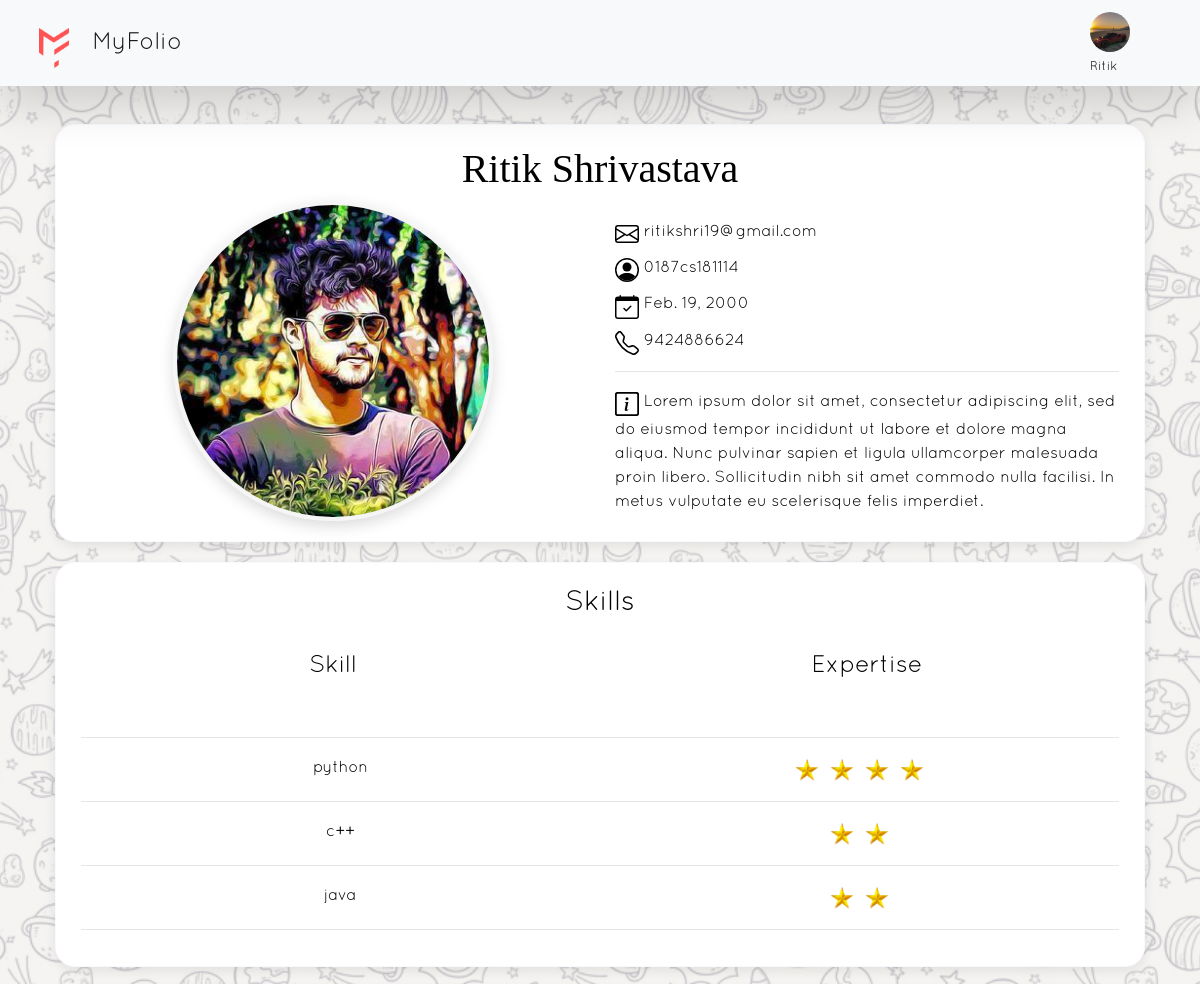
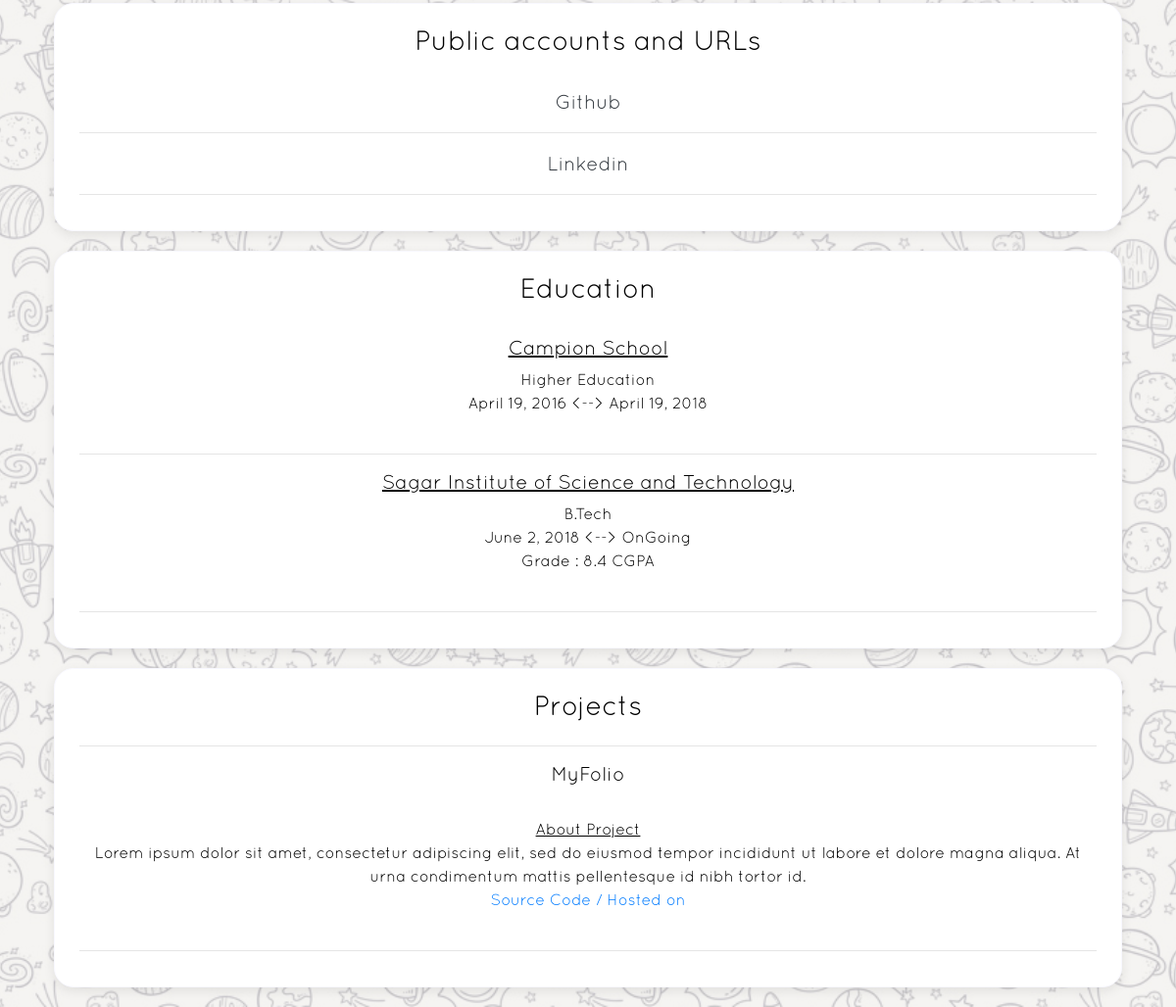
Screenshot of /profile/0187cs181114/ (signed in) with the database file from the repository (2 pictures, top to bottom).
### main_app/models.py (models this page shows)
class UserCompleteProfile(models.Model):
    user = models.ForeignKey(User, on_delete=models.CASCADE)
    dob = models.DateField(blank=True, null=True)
    profile_picture = models.ImageField(blank=True, null=True, upload_to='images/profile_pictures/')
    about = models.TextField(blank=True, null=True)
    phone_no = models.CharField(max_length=10, blank=True, null=True)

class UserSkills(models.Model):
    skill_user_id = models.AutoField(primary_key=True)
    CHOICES = (("1", 'Novice'), ('11', 'Moderate'), ('111', 'Proficient'), ('1111', 'Expert'),
               )
    user = models.ForeignKey(User, on_delete=models.CASCADE)
    skill = models.ForeignKey(Skill, on_delete=models.CASCADE)
    expertise = models.CharField(default="1", max_length=4, choices=CHOICES)

class Skill(models.Model):
    skill_id = models.AutoField(primary_key=True)
    skill_name = models.CharField(max_length=40, blank=False, null=False)
    def __str__(self):
        return self.skill_name

class Link(models.Model):
    link_id = models.AutoField(primary_key=True)
    user = models.ForeignKey(User, on_delete=models.CASCADE)
    name = models.CharField(max_length=20, blank=False, null=False)
    link = models.URLField(blank=False, null=False)

class Education(models.Model):
    edu_id = models.AutoField(primary_key=True)
    user = models.ForeignKey(User, on_delete=models.CASCADE)
    school_name = models.CharField(max_length=50, blank=False, null=False)
    degree = models.CharField(max_length=50, blank=False, null=False)
    start_year = models.DateField(blank=False, null=False)
    end_year = models.DateField(blank=True, null=True)
    grade = models.CharField(max_length=10, blank=True, null=True)

class Project(models.Model):
    project_id = models.AutoField(primary_key=True)
    user = models.ForeignKey(User, on_delete=models.CASCADE)
    project_name = models.CharField(max_length=100)
    project_desc = models.TextField()
    project_link = models.URLField(blank=True, null=True)

### main_app/views.py (the view)
# urls.py: path('profile/<slug:name>/', views.public_profile, name='public_profile'),
def public_profile(request, name):
    if request.user.is_authenticated:
        user = User.objects.filter(username=name).first()
        data = UserCompleteProfile.objects.filter(user=user).first()
        x = UserCompleteProfile.objects.filter(user=request.user).first()
        if data:
            if data.profile_picture:
                im = Image.open(data.profile_picture)
                thumb_width = 320
                im_thumb = crop_max_square(im).resize((thumb_width, thumb_width), Image.LANCZOS)
                loc = 'media/' + str(data.profile_picture)
                im_thumb.save(loc)
        links = Link.objects.filter(user=user).all()
        projects = Project.objects.filter(user=user).all()
        education = Education.objects.filter(user=user).all()
        skills = UserSkills.objects.filter(user=user).all()
        return render(request, 'public_user_profile.html', {
            'user': user,
            'data': data,
            'links': links,
            'projects': projects,
            'educations': education,
            'skills': skills,
            'x': x
        })
    else:
        return redirect('verify_user')

### main_app/views.py (called while the page is built)
def crop_center(pil_img, crop_width, crop_height):
    img_width, img_height = pil_img.size
    return pil_img.crop(((img_width - crop_width) // 2,
                         (img_height - crop_height) // 2,
                         (img_width + crop_width) // 2,
                         (img_height + crop_height) // 2))

def crop_max_square(pil_img):
    return crop_center(pil_img, min(pil_img.size), min(pil_img.size))

### templates/public_user_profile.html (shortened to what this page needs)
{% load static %}
<!DOCTYPE html>
<html lang="en">
<head>
    <link rel="stylesheet" href="https://cdn.jsdelivr.net/npm/bootstrap@4.5.3/dist/css/bootstrap.min.css"
>
    <link rel="stylesheet" type="text/css" href="{% static 'main_app\stylesheets\complete_profile.css' %}">
    <link rel="stylesheet" type="text/css" href="{% static 'main_app\stylesheets\home.css' %}">
    <link rel="stylesheet" href="{% static 'main_app\fonts\google-sans\stylesheet.css' %}">
    <link rel="stylesheet" href="{% static 'main_app\fonts\Quicksand\stylesheet.css' %}">
</head>
<body>
<div class="extra-space mb-4">
</div>
<nav class="navbar navbar-light bg-light shadow-lg">
    <div class="container-fluid">
        <div class="row">
            <div id="logo_div" class="col-2">
                <a class="navbar-brand ml-2" href="{% url 'home' %}" id="logo-name">
                    <img src="{% static 'main_app/img/Group 2@2x.png' %}" class="navbar-brand" id="logo" width="30px">
                    MyFolio
                </a>
            </div>
            <div class="fullnavBtn mt-2 mr-2 col-2 " id="toggle">
                {% if x.profile_picture %}
                    <img src="/media/{{ x.profile_picture }}" width="40px" style="border-radius: 50%;">
                {% else %}
                    <img src="https://png.pngitem.com/pimgs/s/508-5087236_tab-profile-f-user-icon-white-fill-hd.png"
                         width="40px"
                         style="border-radius: 50%;">
                {% endif %}
                <label class="small text-center">{{ user.first_name }}</label>
            </div>
        </div>
    </div>
</nav>
<main class="container">
    <div class="row complete-profile" id="about">
        <div class="h1 col-12">
            {{ user.first_name }} {{ user.last_name }}
        </div>
        <div class="col-12 col-md-6" id="about-pic">
            {% if data.profile_picture %}
                <div>
                    <img src="/media/{{ data.profile_picture }}" id="profile-image">
                </div>
            {% else %}
                <div>
                    <img src="https://dailygrafix.com/wp-content/uploads/2019/03/ee.png" width="320px"
                         id="profile-image">
                </div>
            {% endif %}
        </div>
        <div class="col-12 col-md-6" id="about-text">
            <div class="field-data">
                <a>
                </a>
                {{ user.email }}
            </div>
            {% if data %}
                <div class="field-data">
                    <a>
                    </a> {{ user.username }}
                </div>
                <div class="field-data">
                    {% if data.dob %}
                        <a>
                        </a>
                        {{ data.dob }}
                    {% endif %}
                </div>
                <div class="field-data">
                    {% if data.phone_no %}
                        <a>
                        </a>
                        {{ data.phone_no }}
                    {% endif %}
                </div>
                <div>
                    <hr>
                </div>
                <div class="field-data">
                    {% if data.about %}
                        <a>
                        </a>
                        {{ data.about }}
                    {% endif %}
                </div>
            {% endif %}
        </div>
    </div>
    {% if skills %}
        <div class="row complete-profile" id="public-profiles">
            <h3 class="font-weight-normal">
                Skills
            </h3>
            <div class="col-12">
                <br>
                {% if skills %}
                    <div class="row text-center">
                        <div class="col-6 h4">
                            Skill
                        </div>
                        <div class="col-6 h4">
                            Expertise
                        </div>
                        <br>
                        <br>
                        <br>
                    </div>
                    <div>
                        <hr>
                    </div>
                    {% for skill in skills %}
                        <div class="container">
                            <div class="skill row">
                                <div class="col-6 text-center">{{ skill.skill }}
                                </div>
                                <div class="col-6 text-center">{% for i in skill.expertise|make_list %}
                                    <img src="{% static "main_app/img/star.png" %}" width="30px">
                                {% endfor %}
                                </div>
                            </div>
                        </div>
                        <div>
                            <hr>
                        </div>
                    {% endfor %}
                {% endif %}
            </div>
        </div>
    {% endif %}
    {% if links %}
        <div class="row complete-profile" id="public-profiles">
            <h3 class="font-weight-normal">
                Public accounts and URLs
            </h3>
            <div class="col-12">
                <br>
                {% if links %}
                    {% for link in links %}
                        <div class="row">
                            <div class="col-12 accounts">
                                <a class="text-dark" href="{{ link.link }}">{{ link.name }}</a>
                            </div>
                        </div>
                        <div>
                            <hr>
                        </div>
                    {% endfor %}
                {% else %}
                    <div class=" col-12">
                        Add some links to make your profile even more amazing ❤!!!.
                    </div>
                {% endif %}
            </div>
        </div>
    {% endif %}
    {% if educations %}
        <div class="row complete-profile" id="education">
            <h3 class="font-weight-normal">
                Education
            </h3>
            <div class="col-12">
                <br>
                {% if educations %}
                    {% for edu in educations %}
                        <div class="text-center">
                            <div class="school-name h5">
                                <u>{{ edu.school_name }}</u>
                            </div>
                            <div class="degree">
                                {{ edu.degree }}
                            </div>
                            <div>
                                {{ edu.start_year }} <-->
                                {% if edu.end_year %}
                                    {{ edu.end_year }}
                                {% else %}
                                    OnGoing
                                {% endif %}
                            </div>
                            {% if edu.grade != None %}
                                <div>
                                    Grade : {{ edu.grade }}
                                </div>
                            {% endif %}
                            <br>
                        </div>
                        <div>
                            <hr>
                        </div>
                    {% endfor %}
                {% endif %}
            </div>
        </div>
    {% endif %}
    {% if projects %}
        <div class="row complete-profile">
        <h3 class="font-weight-normal">
            Projects
        </h3>
        <div class="col-12 text-center">
            <div>
                <hr>
            </div>
            {% for project in projects %}
                <div>
                    <div class="h5">{{ project.project_name }}</div>
                </div>
                <br>
                <div>
                    <u class="h6">About Project</u>
                    <br>
                    {{ project.project_desc }}
                </div>
                {% if project.project_link %}
                    <div>
                        <a href="{{ project.project_link }}">Source Code / Hosted on</a>
                    </div>
                {% endif %}
                <br>
                <div>
                    <hr>
                </div>
            {% endfor %}
        </div>
    {% endif %}
</main>
</body>
</html>

### static/main_app/stylesheets/complete_profile.css (style rules this page uses)
.h1 { font-family: "Google Sans Display"; font-weight: lighter; text-align: center; }
#logo-name { font-family: Quicksand; }
#profile-image { border-radius: 50%; border: whitesmoke solid 4px; box-shadow: rgba(0, 0, 0, 0.15) 0px 5px 15px 0px; max-width: 320px; min-width: 200px; width: 100%; }
.complete-profile { margin: 20px 10px; padding: 20px 10px; display: flex; align-items: center; justify-content: center; max-width: 1200px; border: ghostwhite solid 1px; border-radius: 20px; background-color: white; box-shadow: rgba(0, 0, 0, 0.08) 0px 4px 12px; }
#about-text { text-align: left; }
#about-pic { justify-content: center; text-align: center; }
.field-data { margin-top: 8px; word-break: break-word; }
.accounts { text-align: center; font-size: 20px; color: #003366; }

### static/main_app/stylesheets/home.css (style rules this page uses)
body { font-family: Quicksand; color: black; }
.fullnavBtn { position: absolute; top: 5%; right: 6%; height: 14px; width: 32px; cursor: pointer; z-index: 100; -webkit-transition: opacity 0.25s ease; transition: opacity 0.25s ease; padding-right: 30px; }
#toggle { align-items: center; text-align: center; }
.navbar { overflow: hidden; background-color: #333; position: fixed; top: 0; width: 100%; z-index: 999; }
#logo_div { margin-right: 10px; }
.navbar-brand { padding-top: 10px; font-size: 24px; font-family: Quicksand; }
.extra-space { height: 100px; }

### rows the page displays
UserCompleteProfile: profile_picture (picture)
UserCompleteProfile: profile_picture (picture), dob "Feb. 19, 2000", phone_no "9424886624", about "Lorem ipsum dolor sit amet, consectetur adipiscing elit, sed do eiusmod tempor incididunt ut labore et dolore magna aliqua. Nunc pulvinar sapien et ligula ullamcorper malesuada proin libero. Sollicitudin nibh sit amet commodo nulla facilisi. In metus vulputate eu scelerisque felis imperdiet."
UserSkills: skill "python"
UserSkills: skill "c++"
UserSkills: skill "java"
Link: name "Github"
Link: name "Linkedin"
Education: school_name "Campion School", degree "Higher Education", start_year "April 19, 2016", end_year "April 19, 2018"
Education: school_name "Sagar Institute of Science and Technology", degree "B.Tech", start_year "June 2, 2018", shows "OnGoing", grade "8.4 CGPA"
Project: project_name "MyFolio", project_desc "Lorem ipsum dolor sit amet, consectetur adipiscing elit, sed do eiusmod tempor incididunt ut labore et dolore magna aliqua. At urna condimentum mattis pellentesque id nibh tortor id."

### other values shown
{{ user.first_name }} "Ritik"
{{ user.last_name }} "Shrivastava"
{{ user.email }} "ritikshri19@gmail.com"
{{ user.username }} "0187cs181114"
